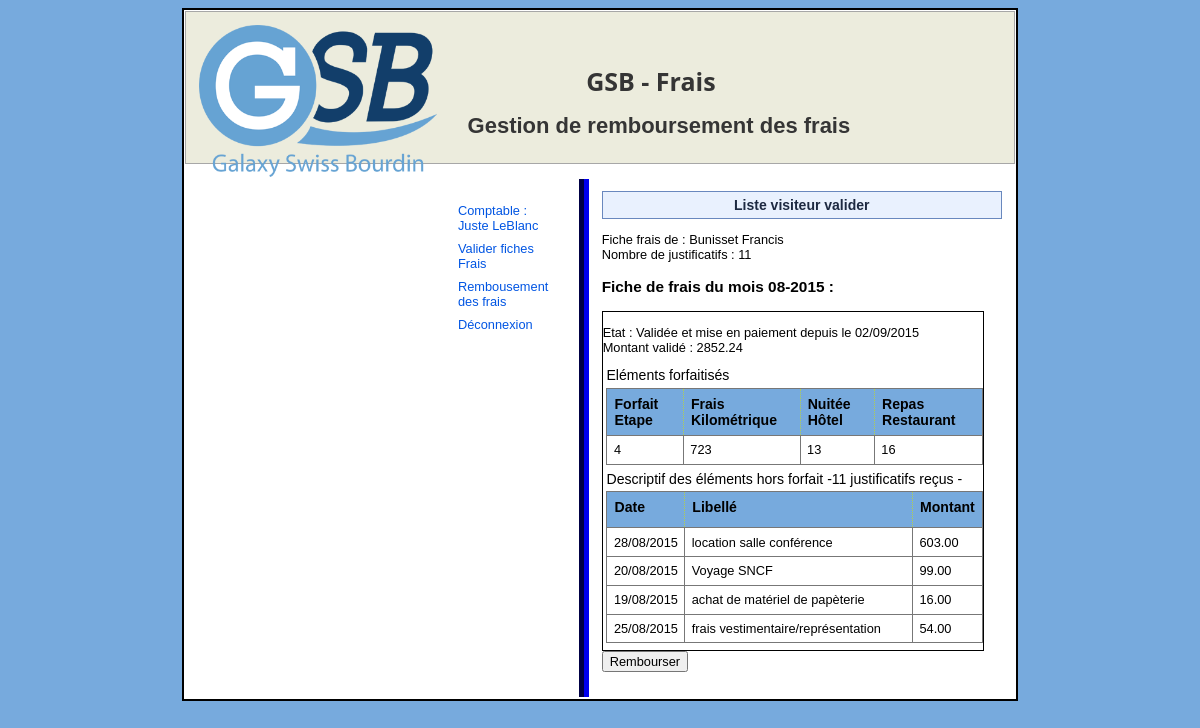
/index.php?uc=suiviFrais&action=listFrais&numero=7 (signed in), run on the app's committed database.
### tables this page shows
CREATE TABLE IF NOT EXISTS `fichefrais` (
  `idVisiteur` char(4) NOT NULL,
  `mois` char(6) NOT NULL,
  `nbJustificatifs` int(11) DEFAULT NULL,
  `montantValide` decimal(10,2) DEFAULT NULL,
  `dateModif` date DEFAULT NULL,
  `idEtat` char(2) DEFAULT 'CR',
  PRIMARY KEY (`idVisiteur`,`mois`),
  KEY `idEtat` (`idEtat`)
);

CREATE TABLE IF NOT EXISTS `etat` (
  `id` char(2) NOT NULL,
  `libelle` varchar(30) DEFAULT NULL,
  PRIMARY KEY (`id`)
);

CREATE TABLE IF NOT EXISTS `lignefraisforfait` (
  `idVisiteur` char(4) NOT NULL,
  `mois` char(6) NOT NULL,
  `idFraisForfait` char(3) NOT NULL,
  `quantite` int(11) DEFAULT NULL,
  PRIMARY KEY (`idVisiteur`,`mois`,`idFraisForfait`),
  KEY `idFraisForfait` (`idFraisForfait`)
);

CREATE TABLE IF NOT EXISTS `fraisforfait` (
  `id` char(3) NOT NULL,
  `libelle` char(20) DEFAULT NULL,
  `montant` decimal(5,2) DEFAULT NULL,
  PRIMARY KEY (`id`)
);

CREATE TABLE IF NOT EXISTS `lignefraishorsforfait` (
  `id` int(11) NOT NULL AUTO_INCREMENT,
  `idVisiteur` char(4) NOT NULL,
  `mois` char(6) NOT NULL,
  `libelle` varchar(100) DEFAULT NULL,
  `date` date DEFAULT NULL,
  `montant` decimal(10,2) DEFAULT NULL,
  PRIMARY KEY (`id`),
  KEY `idVisiteur` (`idVisiteur`,`mois`)
);

### include/class.pdogsb.inc.php (called while the page is built, shortened)
<?php
class PdoGsb{
      	private static $serveur='mysql:host=localhost';
      	private static $bdd='dbname=gsbv2';
      	private static $user='root' ;
      	private static $mdp='' ;
		private static $monPdo;
		private static $monPdoGsb=null;
	private function __construct(){
    	PdoGsb::$monPdo = new PDO(PdoGsb::$serveur.';'.PdoGsb::$bdd, PdoGsb::$user, PdoGsb::$mdp);
		PdoGsb::$monPdo->query("SET CHARACTER SET utf8");
	}
	public  static function getPdoGsb(){
		if(PdoGsb::$monPdoGsb==null){
			PdoGsb::$monPdoGsb= new PdoGsb();
		}
		return PdoGsb::$monPdoGsb;
	}
	public function getLesFraisHorsForfait($idVisiteur,$mois){
	    $req = "select * from lignefraishorsforfait where lignefraishorsforfait.idvisiteur ='$idVisiteur'
		and lignefraishorsforfait.mois = '$mois' ";
		$res = PdoGsb::$monPdo->query($req);
		$lesLignes = $res->fetchAll();
		$nbLignes = count($lesLignes);
		for ($i=0; $i<$nbLignes; $i++){
			$date = $lesLignes[$i]['date'];
			$lesLignes[$i]['date'] =  dateAnglaisVersFrancais($date);
		}
		return $lesLignes;
	}
	public function getLesFraisForfait($idVisiteur, $mois){
		$req = "select fraisforfait.id as idfrais, fraisforfait.libelle as libelle,
		lignefraisforfait.quantite as quantite from lignefraisforfait inner join fraisforfait
		on fraisforfait.id = lignefraisforfait.idfraisforfait
		where lignefraisforfait.idvisiteur ='$idVisiteur' and lignefraisforfait.mois='$mois'
		order by lignefraisforfait.idfraisforfait";
		$res = PdoGsb::$monPdo->query($req);
		$lesLignes = $res->fetchAll();
		return $lesLignes;
	}
	public function getLesInfosFicheFrais($idVisiteur,$mois){
		$req = "select ficheFrais.idEtat as idEtat, ficheFrais.dateModif as dateModif, ficheFrais.nbJustificatifs as nbJustificatifs,
			ficheFrais.montantValide as montantValide, etat.libelle as libEtat from  fichefrais inner join Etat on ficheFrais.idEtat = Etat.id
			where fichefrais.idvisiteur ='$idVisiteur' and fichefrais.mois = '$mois'";
		$res = PdoGsb::$monPdo->query($req);
		$laLigne = $res->fetch();
		return $laLigne;
	}
}
?>

### include/fct.inc.php (called while the page is built, shortened)
<?php
function dateAnglaisVersFrancais($maDate){
   @list($annee,$mois,$jour)=explode('-',$maDate);
   $date="$jour"."/".$mois."/".$annee;
   return $date;
}
?>

### vues/v_lstFicheDetail.php (the view, shortened to what this page needs)
<h3>Fiche de frais du mois <?php echo $numMois."-".$numAnnee?> :   </h3>
    <div class="encadre">
    <p>
        Etat : <?php echo $libEtat?> depuis le <?php echo $dateModif?> <br> Montant validé : <?php echo $montantValide?>
    </p>
  	<table class="listeLegere">
  	   <caption>Eléments forfaitisés </caption>
        <tr>
         <?php
         foreach ( $lesFraisForfait as $unFraisForfait )
		 {
			$libelle = $unFraisForfait['libelle'];
		?>
			<th> <?php echo $libelle?></th>
		 <?php
        }
		?>
		</tr>
        <tr>
        <?php
          foreach (  $lesFraisForfait as $unFraisForfait  )
		  {
				$quantite = $unFraisForfait['quantite'];
		?>
                <td class="qteForfait"><?php echo $quantite?> </td>
		 <?php
          }
		?>
		</tr>
    </table>
  	<table class="listeLegere">
  	   <caption>Descriptif des éléments hors forfait -<?php echo $nbJustificatifs ?> justificatifs reçus -
       </caption>
             <tr>
                <th class="date">Date</th>
                <th class="libelle">Libellé</th>
                <th class='montant'>Montant</th>
             </tr>
        <?php
          foreach ( $lesFraisHorsForfait as $unFraisHorsForfait )
		  {
			$date = $unFraisHorsForfait['date'];
			$libelle = $unFraisHorsForfait['libelle'];
			$montant = $unFraisHorsForfait['montant'];
		?>
             <tr>
                <td><?php echo $date ?></td>
                <td><?php echo $libelle ?></td>
                <td><?php echo $montant ?></td>
             </tr>
        <?php
          }?>
    </table>
  </div>
<form action="index.php?uc=suiviFrais&action=listFrais" method="POST">
    <input type="submit" id="inputRembourser" value="Rembourser" name="rembourser">
</form>

### styles/styles.css (style rules this page uses)
body { background-color: #77AADD; background-image: url(imgs/FONDGLOBAL.jpg); background-repeat: repeat-x; margin:0% 0%; padding : 0.6em; font-family:"Trebuchet MS",Verdana,Geneva,Arial,Helvetica,sans-serif; font-size:0.8em; }
form { margin-bottom:1em; }
input, button, textarea, select { font-family:"Trebuchet MS", sans-serif; font-size : 1em; }
.encadre { border : solid 0.1em #000; width : 95%; }
#contenu table { background-color:#FFF; border : 0.1em solid #777777; color:black; margin-right : auto ; margin-left:0.3em; border-collapse : collapse; }
#contenu th { background-color:#77AADD; height:21px; text-align:left; vertical-align:top; font-weight:bold; border-bottom:0.1em solid #777777; font-size:1.1em; }
#contenu td { border :1px solid #777777; }
#contenu h3 { font-size : 1.2em; }
table.listeLegere { margin-bottom : 0.5em; }
table.listeLegere th, table.listeLegere td { border : dotted rgb(178,207,81) 0.1em; padding:0.5em; vertical-align : top; text-align : left; }
table.listeLegere caption { font-size : 1.1em; text-align : left; margin-bottom : 0.3em; }
table.listeLegere td { vertical-align:top; font-weight:normal; }
table.listeLegere th.date, table.listeLegere th.montant { width:15%; color:black; }
table.listeLegere th.libelle { width:70%; color:black; }

### data on the page
fichefrais: idEtat.libelle "Validée et mise en paiement", dateModif "02/09/2015", montantValide "2852.24", nbJustificatifs "11"
lignefraisforfait: idFraisForfait.libelle "Forfait Etape", quantite "4"
lignefraisforfait: idFraisForfait.libelle "Frais Kilométrique", quantite "723"
lignefraisforfait: idFraisForfait.libelle "Nuitée Hôtel", quantite "13"
lignefraisforfait: idFraisForfait.libelle "Repas Restaurant", quantite "16"
lignefraishorsforfait: date "28/08/2015", libelle "location salle conférence", montant "603.00"
lignefraishorsforfait: date "20/08/2015", libelle "Voyage SNCF", montant "99.00"
lignefraishorsforfait: date "19/08/2015", libelle "achat de matériel de papèterie", montant "16.00"
lignefraishorsforfait: date "25/08/2015", libelle "frais vestimentaire/représentation", montant "54.00"

### other printed values
$_SESSION['prenom'] "Juste"
$_SESSION['nom'] "LeBlanc"
$numMois "08"
$numAnnee "2015"
